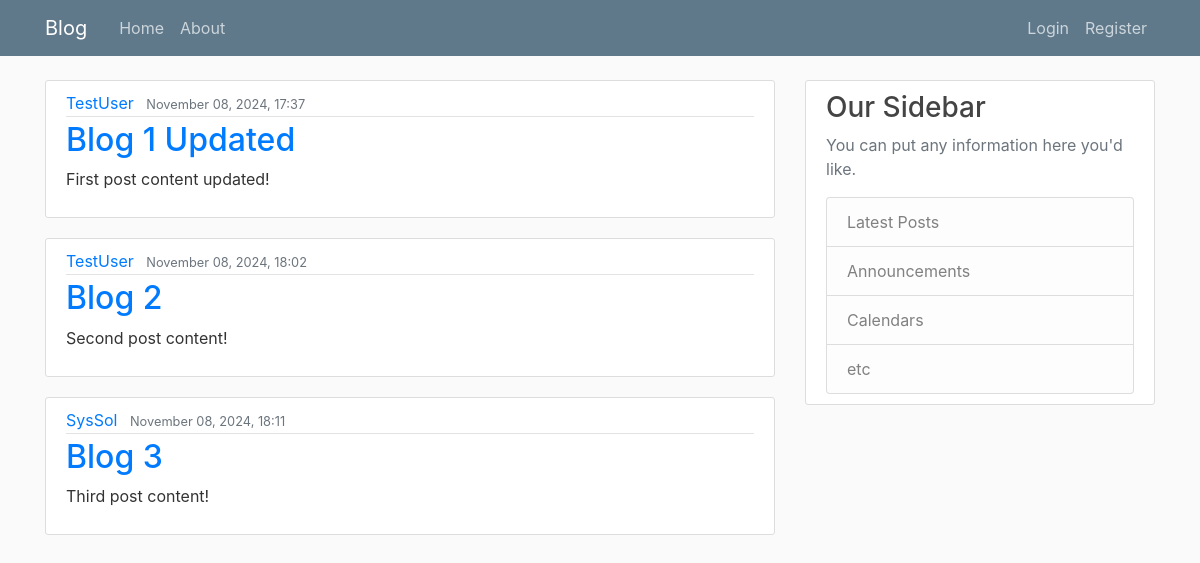
The page / on the database its author committed.
### blog/models.py (models this page shows, shortened)
class Post(models.Model):
    title = models.CharField(max_length=100)
    content = models.TextField()
    date_posted = models.DateTimeField(default=timezone.now)
    author = models.ForeignKey(User, on_delete=models.CASCADE)

### blog/views.py (the view)
# urls.py: 2. Add a URL to urlpatterns:  path('', views.home, name='home')
def home(request) -> HttpResponse:
    context: dict[str, BaseManager[Post]] = {"posts": Post.objects.all()}
    return render(request=request, template_name="blog/home.html", context=context)

### blog/templates/blog/home.html
{% extends 'blog/base.html' %} {% block content %} {% for post in posts %}
<article class="media content-section">
  <div class="media-body">
    <div class="article-metadata">
      <a class="mr-2" href="#">{{ post.author }}</a>
      <small class="text-muted"
        >{{ post.date_posted|date:"F d, Y, H:i" }}</small
      >
    </div>
    <h2 class="article-title"><a href="#">{{ post.title }}</a></h2>
    <p class="article-content">{{ post.content }}</p>
  </div>
</article>
{% endfor %} {% endblock content %}

### blog/templates/blog/base.html (shortened to what this page needs)
{% load static %}
<!DOCTYPE html>
<html>
  <head>
    <link rel="stylesheet" href="https://maxcdn.bootstrapcdn.com/bootstrap/4.0.0/css/bootstrap.min.css"
 />
    <link rel="stylesheet" type="text/css" href="{% static 'blog/main.css' %}" />
  </head>
  <body>
    <header class="site-header">
      <nav class="navbar navbar-expand-md navbar-dark bg-steel fixed-top">
        <div class="container">
          <a class="navbar-brand mr-4" href="{% url 'blog-home' %}">Blog</a>
          <div class="collapse navbar-collapse" id="navbarToggle">
            <div class="navbar-nav mr-auto">
              <a class="nav-item nav-link" href="{% url 'blog-home' %}">Home</a>
              <a class="nav-item nav-link" href="{% url 'blog-about' %}">About</a>
            </div>
            <div class="navbar-nav">
              {% if user.is_authenticated %}
              <a class="nav-item nav-link" href="{% url 'profile' %}">Profile</a>
              <a class="nav-item nav-link" href="{% url 'logout' %}">Logout</a>
              {% else %}
              <a class="nav-item nav-link" href="{% url 'login' %}">Login</a>
              <a class="nav-item nav-link" href="{% url 'register' %}">Register</a>
              {% endif %}
            </div>
          </div>
        </div>
      </nav>
    </header>
    <main role="main" class="container">
      <div class="row">
        <div class="col-md-8">
           {% block content %}{% endblock %}
        </div>
        <div class="col-md-4">
          <div class="content-section">
            <h3>Our Sidebar</h3>
            <p class="text-muted">
              You can put any information here you'd like.
            </p>
            <ul class="list-group">
              <li class="list-group-item list-group-item-light">
                Latest Posts
              </li>
              <li class="list-group-item list-group-item-light">
                Announcements
              </li>
              <li class="list-group-item list-group-item-light">Calendars</li>
              <li class="list-group-item list-group-item-light">etc</li>
            </ul>
          </div>
        </div>
      </div>
    </main>
  </body>
</html>

### blog/static/blog/main.css (style rules this page uses)
body { background: #fafafa; color: #333333; margin-top: 5rem; }
h1, h2, h3, h4, h5, h6 { color: #444444; }
ul { margin: 0; }
.bg-steel { background-color: #5f788a; }
.site-header .navbar-nav .nav-link { color: #cbd5db; }
.content-section { background: #ffffff; padding: 10px 20px; border: 1px solid #dddddd; border-radius: 3px; margin-bottom: 20px; }
.article-title { color: #444444; }
.article-content { white-space: pre-line; }
.article-metadata { padding-bottom: 1px; margin-bottom: 4px; border-bottom: 1px solid #e3e3e3; }

### rows shown on the page
Post: author "TestUser", date_posted "November 08, 2024, 17:37", title "Blog 1 Updated", content "First post content updated!"
Post: author "TestUser", date_posted "November 08, 2024, 18:02", title "Blog 2", content "Second post content!"
Post: author "SysSol", date_posted "November 08, 2024, 18:11", title "Blog 3", content "Third post content!"
